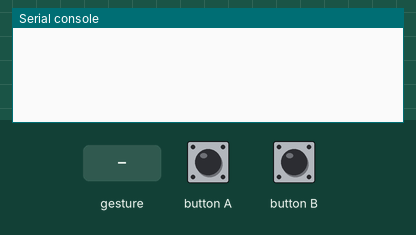
Recording of a program running on a simulated BBC micro:bit (MakeCode). Parts: the last lines printed to the serial console. The test bench sets the inputs (shaded band). No radio messages arrive unless stated (any console line starting 'radio sent:' is added by the test bench); a tilt is held for 1.5 s and a shake lasts 1 s, then the board lies face up again.

Above: at 1.2 s.
1.3 s: button A pressed for 0.15 s
At 2.6 s:
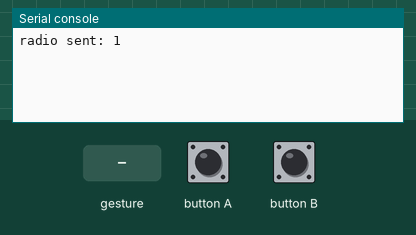
2.9 s: button B pressed for 0.15 s
At 4.1 s:
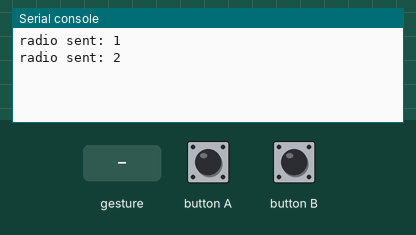
4.5 s: gesture 'tilt right'
At 5.7 s:
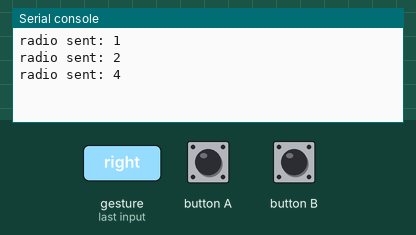
6.0 s: gesture 'logo up'
At 7.0 s:
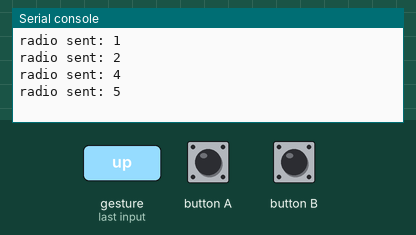
Timing chart, 0 to 8.5 s (numbered marks = the images above; inputs shaded):
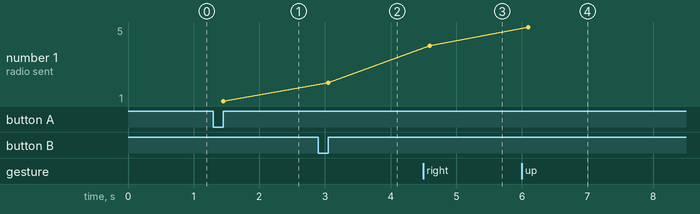

The program:

main.ts
```typescript
input.onButtonPressed(Button.A, function () {
    radio.sendNumber(1)
})
input.onGesture(Gesture.TiltRight, function () {
    radio.sendNumber(4)
})
input.onGesture(Gesture.LogoUp, function () {
    radio.sendNumber(5)
})
input.onButtonPressed(Button.B, function () {
    radio.sendNumber(2)
})
input.onGesture(Gesture.TiltLeft, function () {
    radio.sendNumber(3)
})
radio.setGroup(1)
basic.forever(function () {

})
```

test.ts
```typescript
// testene settes inn her; disse vil ikke kompilert så lenge denne pakken blir brukt som en utvidelse.
```

Measured:
- after the input at 1.3 s, the serial console: prints a new line after 0.15 s (image 1)
- after the input at 2.9 s, the serial console: prints a new line after 0.15 s (image 2)
- after the input at 4.5 s, the serial console: prints a new line after 0.10 s (image 3)
- after the input at 6.0 s, the serial console: prints a new line after 0.10 s (image 4)
- plotted number 1: 1 → 2 after the input at 2.9 s, 2 → 4 after the input at 4.5 s, 4 → 5 after the input at 6.0 s
